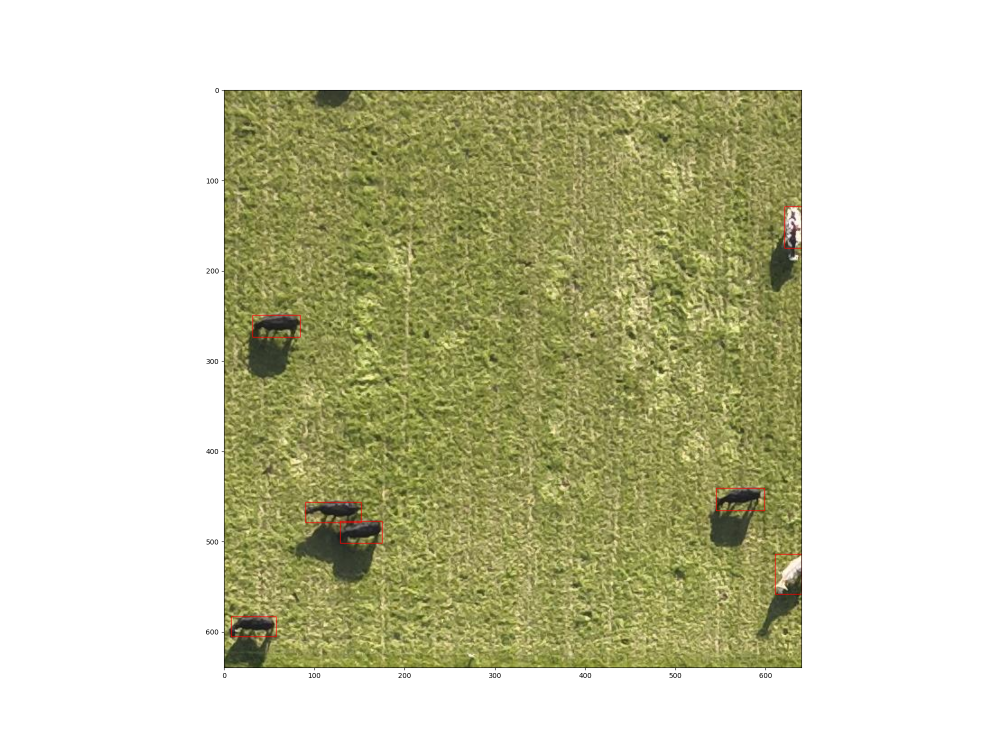
#> input picture data/samples/mauron_crop_example.png, 2000 x 1500 px (shown at 1/2 size)
$ python -i make_private_dataset.py   (imports and definitions only)   (older library calls are emulated)
#> lines starting #> are read from the running program, lines starting #| are printed output that depends on the picture
# -*- coding: utf-8 -*-
"""构建 AI牧易通「私有派生数据集」：公开无人机羊群数据集 → 确定性处理管线。

源数据：Mendeley Data《UAV footage of Merino sheep in South Africa》
（https://data.mendeley.com/datasets/nppwbkdf85/1），即项目根目录
``UAV footage of Merino sheep in South Africa/Data.zip``（>5GB，不入库；脚本用
zipfile 流式读取，不整包解压）。含 125 张 4000×3000 无人机照片与 COCO 点标注
train/val/test.json（类别 sheep_from_above；另有 19 段视频，不使用）。

处理管线（全部阈值见下方常量；随机种子默认 42，产物可复现）：
1) 读取 125 张带标注原图与三份 COCO json；
2) 质量筛除：缩至 1440×1080 灰度后算 Laplacian 方差，< BLUR_THRESHOLD 判为模糊剔除；
3) 标注转换：COCO 点标注（多边形质心）→ YOLO 目标框，框统一 BOX_SIZE×BOX_SIZE
   原图像素、以质心为中心、clamp 到图内；
4) 密集切片：羊数 ≥ DENSE_SHEEP_THRESHOLD 的图切 2×2 无重叠切片（2000×1500），
   质心在片内的框随切片平移并 clamp；羊数 < 阈值的图整体保留；
5) 统一分辨率：所有输出图（整图与切片）缩放到 OUT_SIZE，框坐标同步缩放；
6) 数据增强（仅 train 划分，确定性）：每张训练图生成 aug_factor-1 个变体——
   水平翻转 / 亮度±20%（HSV V 通道）/ 旋转±10°（图像与框一同旋转，边角填白）；
7) 划分：按源图 70/15/15 分层（羊数分桶 0 / 1-10 / 11-50 / 51-100 / >100），
   随机种子 42；同源图的切片与增强变体必落在同一划分（防泄漏）；
8) 输出 ``data/private_dataset/``：images|labels/{train,val,test}、dataset.yaml、
   manifest.json（处理参数、全部统计、每张源图记录）。

口径约定：
- ``patches_added`` = 因密集切片新增的图片数（每张密集源图 +3）；
- ``instances_*`` = 对应划分 label 文件总行数（train 含增强副本）；
- ``aug_factor`` = 每张训练基础图的份数（原图 + 变体）。

用法::

    python scripts/make_private_dataset.py                  # 构建（默认增强系数 4）
    python scripts/make_private_dataset.py --aug-factor 2   # 训练集过大时降增强系数
    python scripts/make_private_dataset.py --check-only     # 仅抽样画框自检（已有数据集）
"""
from __future__ import annotations

import argparse
import json
import random
import shutil
import time
import zipfile
from pathlib import Path

import cv2
import numpy as np

ROOT = Path(__file__).resolve().parent.parent
ZIP_PATH = ROOT / "UAV footage of Merino sheep in South Africa" / "Data.zip"
IMG_PREFIX = "Data/Image Data/Train and Validation Images/"
SPLIT_FILES = (
    "Data/Image Data/train.json",
    "Data/Image Data/val.json",
    "Data/Image Data/test.json",
)
DST_DIR = ROOT / "data" / "private_dataset"
CLASS_NAME = "sheep"

# ---------- 处理参数（阈值与规格，全部写为脚本常量） ----------
SEED = 42                    # 随机种子（划分 / 增强符号 / 自检抽样）
THUMB_SIZE = (1440, 1080)    # 质量评估缩放尺寸（与源图同为 4:3）
BLUR_THRESHOLD = 120.0       # 灰度 Laplacian 方差阈值：低于此值判为模糊剔除
BOX_SIZE = 96                # 目标框统一边长（原图像素），以质心为中心
DENSE_SHEEP_THRESHOLD = 60   # 羊数 ≥ 阈值 → 2×2 密集切片
SLICE_GRID = (2, 2)          # 切片网格（无重叠）
OUT_SIZE = (1440, 1080)      # 全部输出图的统一分辨率
JPEG_QUALITY = 88            # 输出 JPEG 质量
SPLIT_RATIO = (0.70, 0.15, 0.15)  # train/val/test 划分比例（按源图分层）
BUCKETS = ((0, 0), (1, 10), (11, 50), (51, 100), (101, 10 ** 9))  # 羊数分桶
VARIANTS = ("flip", "bright", "rot")   # 增强：水平翻转 / 亮度±20% / 旋转±10°
AUG_SUFFIX = {"flip": "f", "bright": "b", "rot": "r"}


# [26 lines left out: functions _load_point_annotations, _read_image, not called in this run]


def _laplacian_var(img_bgr: np.ndarray) -> float:
    """缩放到 THUMB_SIZE 灰度后的 Laplacian 方差（清晰度指标）。"""
    thumb = cv2.resize(img_bgr, THUMB_SIZE, interpolation=cv2.INTER_AREA)
    gray = cv2.cvtColor(thumb, cv2.COLOR_BGR2GRAY)
    return float(cv2.Laplacian(gray, cv2.CV_64F).var())


# [355 lines left out: functions _assign_splits, _yolo_boxes, _augment, _write_sample, build, run_check and 1 more, not called in this run]


# [2 lines not run here, left out]

>>> import cv2
>>> picture = cv2.imread('../data/samples/mauron_crop_example.png')
#> picture is the input picture: shape (1500, 2000, 3); mean B, G, R 177.4, 205.7, 205.3
>>> result = _laplacian_var(picture)
#> in _laplacian_var, `gray = cv2.cvtColor(thumb, cv2.COLOR_BGR2GRAY)`:
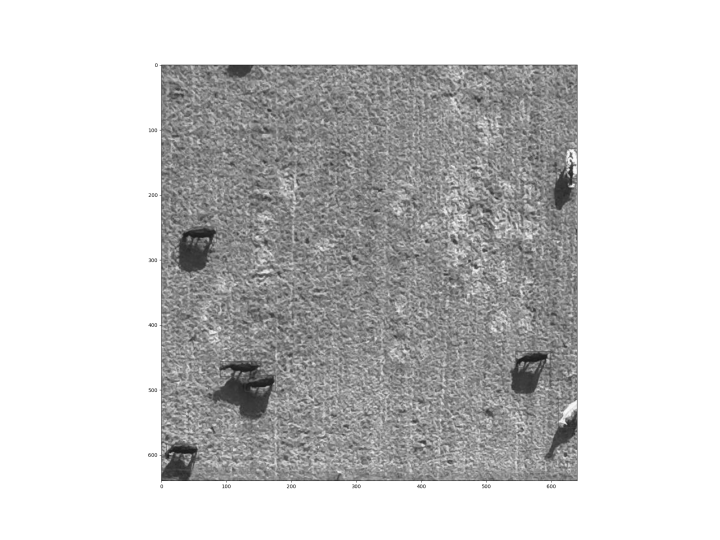
#> gray: shape (1080, 1440) (shown at 1/2 size); min 15, max 255, mean 202.3
#> result = 388.8
